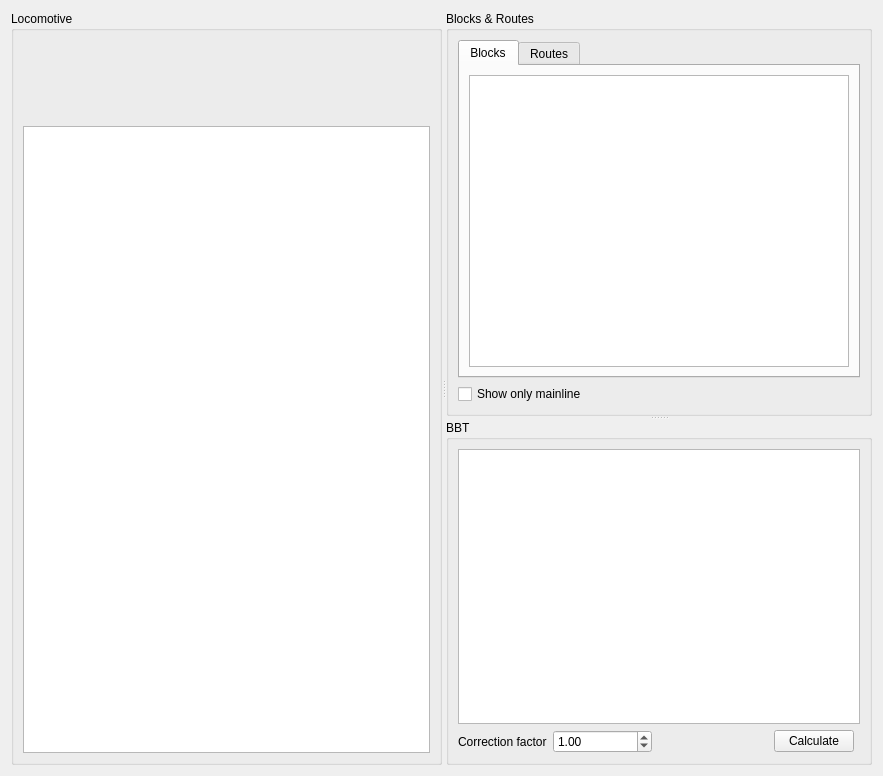
<?xml version="1.0" encoding="UTF-8"?>
<ui version="4.0">
 <class>BBTMainWindow</class>
 <widget class="QWidget" name="BBTMainWindow">
  <property name="geometry">
   <rect>
    <x>0</x>
    <y>0</y>
    <width>883</width>
    <height>776</height>
   </rect>
  </property>
  <property name="windowTitle">
   <string/>
  </property>
  <layout class="QGridLayout" name="gridLayout_4">
    <item row="0" column="0">
     <widget class="QSplitter" name="splitter_2">
      <property name="orientation">
       <enum>Qt::Horizontal</enum>
      </property>
      <widget class="QGroupBox" name="locBox">
       <property name="title">
        <string>Locomotive</string>
       </property>
       <layout class="QGridLayout" name="gridLayout">
        <item row="0" column="0">
         <widget class="QLabel" name="locImage">
          <property name="minimumSize">
           <size>
            <width>300</width>
            <height>80</height>
           </size>
          </property>
          <property name="text">
           <string/>
          </property>
         </widget>
        </item>
        <item row="1" column="0">
         <widget class="QTableView" name="locList"/>
        </item>
       </layout>
      </widget>
      <widget class="QSplitter" name="splitter">
       <property name="orientation">
        <enum>Qt::Vertical</enum>
       </property>
       <widget class="QGroupBox" name="blocksRoutesBox">
        <property name="title">
         <string>Blocks &amp;&amp; Routes</string>
        </property>
        <layout class="QGridLayout" name="gridLayout_3">
         <item row="0" column="0">
          <widget class="QTabWidget" name="blockRouteTabs">
           <property name="currentIndex">
            <number>0</number>
           </property>
           <widget class="QWidget" name="blocksTab">
            <attribute name="title">
             <string>Blocks</string>
            </attribute>
            <layout class="QGridLayout" name="gridLayout_5">
             <item row="0" column="0">
              <widget class="QTableView" name="blockTable"/>
             </item>
            </layout>
           </widget>
           <widget class="QWidget" name="routesTab">
            <attribute name="title">
             <string>Routes</string>
            </attribute>
            <layout class="QGridLayout" name="gridLayout_6">
             <item row="0" column="0">
              <widget class="QTableView" name="routesTable"/>
             </item>
            </layout>
           </widget>
          </widget>
         </item>
         <item row="1" column="0">
          <widget class="QCheckBox" name="showMainlineOnly">
           <property name="text">
            <string>Show only mainline</string>
           </property>
          </widget>
         </item>
        </layout>
       </widget>
       <widget class="QGroupBox" name="bbtBox">
        <property name="title">
         <string>BBT</string>
        </property>
        <layout class="QGridLayout" name="gridLayout_2">
         <item row="1" column="1">
          <widget class="QDoubleSpinBox" name="correctionFactor">
           <property name="sizePolicy">
            <sizepolicy hsizetype="MinimumExpanding" vsizetype="Fixed">
             <horstretch>0</horstretch>
             <verstretch>0</verstretch>
            </sizepolicy>
           </property>
           <property name="toolTip">
            <string>Minimum value: 0,5
Maximum value: 1,5</string>
           </property>
           <property name="prefix">
            <string/>
           </property>
           <property name="minimum">
            <double>0.500000000000000</double>
           </property>
           <property name="maximum">
            <double>1.500000000000000</double>
           </property>
           <property name="singleStep">
            <double>0.050000000000000</double>
           </property>
           <property name="value">
            <double>1.000000000000000</double>
           </property>
          </widget>
         </item>
         <item row="1" column="0">
          <widget class="QLabel" name="correctionFactorDescription">
           <property name="text">
            <string>Correction factor</string>
           </property>
          </widget>
         </item>
         <item row="0" column="0" colspan="7">
          <widget class="QTableView" name="bbtTable"/>
         </item>
         <item row="1" column="4">
          <spacer name="horizontalSpacer">
           <property name="orientation">
            <enum>Qt::Horizontal</enum>
           </property>
           <property name="sizeHint" stdset="0">
            <size>
             <width>40</width>
             <height>20</height>
            </size>
           </property>
          </spacer>
         </item>
         <item row="1" column="5">
          <widget class="QPushButton" name="calculateBBT">
           <property name="text">
            <string>Calculate</string>
           </property>
          </widget>
         </item>
        </layout>
       </widget>
      </widget>
     </widget>
    </item>
   </layout>
 </widget>
 <resources/>
 <connections/>
</ui>
